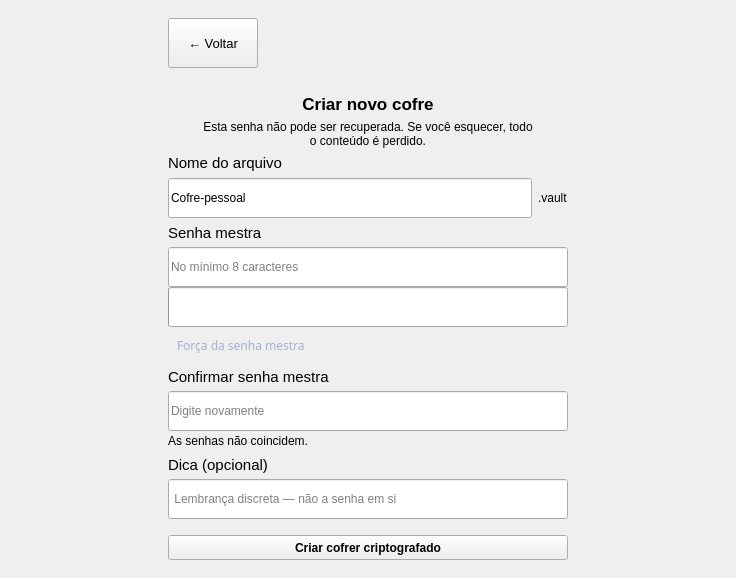
      <widget class="QWidget" name="pageCreateVault">
       <layout class="QVBoxLayout" name="verticalLayout_3">
        <property name="spacing">
         <number>0</number>
        </property>
        <property name="leftMargin">
         <number>0</number>
        </property>
        <property name="topMargin">
         <number>0</number>
        </property>
        <property name="rightMargin">
         <number>0</number>
        </property>
        <property name="bottomMargin">
         <number>0</number>
        </property>
        <item>
         <widget class="QFrame" name="CreateVault_frame_topo">
          <property name="sizePolicy">
           <sizepolicy hsizetype="Ignored" vsizetype="Preferred">
            <horstretch>0</horstretch>
            <verstretch>0</verstretch>
           </sizepolicy>
          </property>
          <property name="frameShape">
           <enum>QFrame::Shape::NoFrame</enum>
          </property>
          <property name="frameShadow">
           <enum>QFrame::Shadow::Raised</enum>
          </property>
         </widget>
        </item>
        <item>
         <widget class="QFrame" name="CreateVault_frame_conteudo">
          <property name="frameShape">
           <enum>QFrame::Shape::NoFrame</enum>
          </property>
          <property name="frameShadow">
           <enum>QFrame::Shadow::Raised</enum>
          </property>
          <layout class="QHBoxLayout" name="horizontalLayout_5">
           <item>
            <spacer name="horizontalSpacer">
             <property name="orientation">
              <enum>Qt::Orientation::Horizontal</enum>
             </property>
             <property name="sizeType">
              <enum>QSizePolicy::Policy::Expanding</enum>
             </property>
             <property name="sizeHint" stdset="0">
              <size>
               <width>150</width>
               <height>20</height>
              </size>
             </property>
            </spacer>
           </item>
           <item>
            <widget class="QFrame" name="CreateVault_frame_form">
             <property name="sizePolicy">
              <sizepolicy hsizetype="Fixed" vsizetype="Fixed">
               <horstretch>0</horstretch>
               <verstretch>0</verstretch>
              </sizepolicy>
             </property>
             <property name="minimumSize">
              <size>
               <width>0</width>
               <height>200</height>
              </size>
             </property>
             <property name="maximumSize">
              <size>
               <width>16777215</width>
               <height>560</height>
              </size>
             </property>
             <property name="frameShape">
              <enum>QFrame::Shape::NoFrame</enum>
             </property>
             <property name="frameShadow">
              <enum>QFrame::Shadow::Raised</enum>
             </property>
             <layout class="QVBoxLayout" name="verticalLayout_5">
              <item alignment="Qt::AlignmentFlag::AlignLeft">
               <widget class="QPushButton" name="CreateVault_btn_voltar">
                <property name="sizePolicy">
                 <sizepolicy hsizetype="Expanding" vsizetype="Fixed">
                  <horstretch>0</horstretch>
                  <verstretch>0</verstretch>
                 </sizepolicy>
                </property>
                <property name="minimumSize">
                 <size>
                  <width>90</width>
                  <height>50</height>
                 </size>
                </property>
                <property name="maximumSize">
                 <size>
                  <width>500</width>
                  <height>100</height>
                 </size>
                </property>
                <property name="font">
                 <font>
                  <pointsize>10</pointsize>
                  <stylestrategy>PreferDefault</stylestrategy>
                  <hintingpreference>PreferFullHinting</hintingpreference>
                 </font>
                </property>
                <property name="text">
                 <string>← Voltar</string>
                </property>
               </widget>
              </item>
              <item>
               <widget class="QLabel" name="CreateVault_label_logo">
                <property name="text">
                 <string/>
                </property>
                <property name="scaledContents">
                 <bool>false</bool>
                </property>
                <property name="alignment">
                 <set>Qt::AlignmentFlag::AlignCenter</set>
                </property>
               </widget>
              </item>
              <item>
               <widget class="QLabel" name="CreateVault_label_titulo">
                <property name="sizePolicy">
                 <sizepolicy hsizetype="Preferred" vsizetype="Fixed">
                  <horstretch>0</horstretch>
                  <verstretch>0</verstretch>
                 </sizepolicy>
                </property>
                <property name="font">
                 <font>
                  <pointsize>13</pointsize>
                  <bold>true</bold>
                 </font>
                </property>
                <property name="text">
                 <string>Criar novo cofre</string>
                </property>
                <property name="alignment">
                 <set>Qt::AlignmentFlag::AlignCenter</set>
                </property>
               </widget>
              </item>
              <item>
               <widget class="QLabel" name="CreateVault_label_aviso">
                <property name="sizePolicy">
                 <sizepolicy hsizetype="Preferred" vsizetype="Fixed">
                  <horstretch>0</horstretch>
                  <verstretch>0</verstretch>
                 </sizepolicy>
                </property>
                <property name="text">
                 <string>Esta senha não pode ser recuperada. Se você esquecer, todo
o conteúdo é perdido.</string>
                </property>
                <property name="alignment">
                 <set>Qt::AlignmentFlag::AlignCenter</set>
                </property>
               </widget>
              </item>
              <item>
               <layout class="QGridLayout" name="gridLayout">
                <item row="0" column="0">
                 <widget class="QLabel" name="CreateVault_label_nome_arquivo">
                  <property name="font">
                   <font>
                    <pointsize>11</pointsize>
                   </font>
                  </property>
                  <property name="text">
                   <string>Nome do arquivo</string>
                  </property>
                 </widget>
                </item>
                <item row="1" column="0">
                 <widget class="QLineEdit" name="CreateVault_line_nome_arquivo">
                  <property name="minimumSize">
                   <size>
                    <width>0</width>
                    <height>40</height>
                   </size>
                  </property>
                  <property name="text">
                   <string>Cofre-pessoal</string>
                  </property>
                 </widget>
                </item>
                <item row="1" column="1">
                 <widget class="QLabel" name="CreateVault_label_extensao">
                  <property name="text">
                   <string>.vault</string>
                  </property>
                 </widget>
                </item>
               </layout>
              </item>
              <item>
               <layout class="QVBoxLayout" name="verticalLayout_4">
                <property name="spacing">
                 <number>5</number>
                </property>
                <item>
                 <widget class="QLabel" name="CreateVault_label_senha_mestra">
                  <property name="font">
                   <font>
                    <pointsize>11</pointsize>
                    <bold>false</bold>
                   </font>
                  </property>
                  <property name="text">
                   <string>Senha mestra</string>
                  </property>
                 </widget>
                </item>
                <item>
                 <widget class="QLineEdit" name="CreateVault_line_senha_mestra">
                  <property name="minimumSize">
                   <size>
                    <width>0</width>
                    <height>40</height>
                   </size>
                  </property>
                  <property name="echoMode">
                   <enum>QLineEdit::EchoMode::Password</enum>
                  </property>
                  <property name="placeholderText">
                   <string>No mínimo 8 caracteres</string>
                  </property>
                 </widget>
                </item>
                <item>
                 <widget class="QProgressBar" name="CreateVault_progressBar">
                  <property name="sizePolicy">
                   <sizepolicy hsizetype="Expanding" vsizetype="Fixed">
                    <horstretch>0</horstretch>
                    <verstretch>0</verstretch>
                   </sizepolicy>
                  </property>
                  <property name="minimumSize">
                   <size>
                    <width>0</width>
                    <height>40</height>
                   </size>
                  </property>
                  <property name="maximumSize">
                   <size>
                    <width>16777215</width>
                    <height>40</height>
                   </size>
                  </property>
                  <property name="font">
                   <font>
                    <pointsize>9</pointsize>
                   </font>
                  </property>
                  <property name="value">
                   <number>0</number>
                  </property>
                  <property name="alignment">
                   <set>Qt::AlignmentFlag::AlignCenter</set>
                  </property>
                  <property name="textVisible">
                   <bool>false</bool>
                  </property>
                 </widget>
                </item>
                <item>
                 <widget class="QFrame" name="CreateVault_frame_forca_senha">
                  <property name="sizePolicy">
                   <sizepolicy hsizetype="Preferred" vsizetype="Expanding">
                    <horstretch>0</horstretch>
                    <verstretch>0</verstretch>
                   </sizepolicy>
                  </property>
                  <property name="minimumSize">
                   <size>
                    <width>0</width>
                    <height>35</height>
                   </size>
                  </property>
                  <property name="layoutDirection">
                   <enum>Qt::LayoutDirection::LeftToRight</enum>
                  </property>
                  <property name="frameShape">
                   <enum>QFrame::Shape::NoFrame</enum>
                  </property>
                  <property name="frameShadow">
                   <enum>QFrame::Shadow::Raised</enum>
                  </property>
                  <layout class="QHBoxLayout" name="horizontalLayout_7">
                   <item alignment="Qt::AlignmentFlag::AlignTop">
                    <widget class="QLabel" name="CreateVault_label_forca_senha_titulo">
                     <property name="sizePolicy">
                      <sizepolicy hsizetype="Preferred" vsizetype="Fixed">
                       <horstretch>0</horstretch>
                       <verstretch>0</verstretch>
                      </sizepolicy>
                     </property>
                     <property name="font">
                      <font>
                       <family>Segoe UI Variable Text</family>
                       <pointsize>9</pointsize>
                      </font>
                     </property>
                     <property name="styleSheet">
                      <string notr="true">color: rgb(166, 176, 208);
font-family: &quot;Segoe UI Variable Text&quot;, &quot;Segoe UI&quot;, -apple-system, BlinkMacSystemFont, &quot;Inter&quot;, sans-serif;</string>
                     </property>
                     <property name="text">
                      <string>Força da senha mestra</string>
                     </property>
                     <property name="alignment">
                      <set>Qt::AlignmentFlag::AlignLeading|Qt::AlignmentFlag::AlignLeft|Qt::AlignmentFlag::AlignTop</set>
                     </property>
                     <property name="indent">
                      <number>-1</number>
                     </property>
                     <property name="openExternalLinks">
                      <bool>false</bool>
                     </property>
                    </widget>
                   </item>
                   <item alignment="Qt::AlignmentFlag::AlignTop">
                    <widget class="QLabel" name="CreateVault_label_forca_senha_valor">
                     <property name="font">
                      <font>
                       <family>Segoe UI Variable Text</family>
                       <pointsize>10</pointsize>
                      </font>
                     </property>
                     <property name="styleSheet">
                      <string notr="true">font-family: &quot;Segoe UI Variable Text&quot;, &quot;Segoe UI&quot;, -apple-system, BlinkMacSystemFont, &quot;Inter&quot;, sans-serif;</string>
                     </property>
                     <property name="text">
                      <string/>
                     </property>
                     <property name="alignment">
                      <set>Qt::AlignmentFlag::AlignRight|Qt::AlignmentFlag::AlignTop|Qt::AlignmentFlag::AlignTrailing</set>
                     </property>
                    </widget>
                   </item>
                  </layout>
                 </widget>
                </item>
                <item>
                 <widget class="QLabel" name="CreateVault_label_confirmar_senha">
                  <property name="font">
                   <font>
                    <pointsize>11</pointsize>
                   </font>
                  </property>
                  <property name="text">
                   <string>Confirmar senha mestra</string>
                  </property>
                 </widget>
                </item>
                <item>
                 <widget class="QLineEdit" name="CreateVault_line_confirmar_senha">
                  <property name="minimumSize">
                   <size>
                    <width>0</width>
                    <height>40</height>
                   </size>
                  </property>
                  <property name="echoMode">
                   <enum>QLineEdit::EchoMode::Password</enum>
                  </property>
                  <property name="placeholderText">
                   <string>Digite novamente</string>
                  </property>
                 </widget>
                </item>
                <item>
                 <widget class="QLabel" name="CreateVault_label_erro_senha">
                  <property name="sizePolicy">
                   <sizepolicy hsizetype="Preferred" vsizetype="Fixed">
                    <horstretch>0</horstretch>
                    <verstretch>0</verstretch>
                   </sizepolicy>
                  </property>
                  <property name="minimumSize">
                   <size>
                    <width>0</width>
                    <height>20</height>
                   </size>
                  </property>
                  <property name="text">
                   <string>As senhas não coincidem.</string>
                  </property>
                 </widget>
                </item>
                <item>
                 <widget class="QLabel" name="CreateVault_label_dica">
                  <property name="sizePolicy">
                   <sizepolicy hsizetype="Preferred" vsizetype="Fixed">
                    <horstretch>0</horstretch>
                    <verstretch>0</verstretch>
                   </sizepolicy>
                  </property>
                  <property name="font">
                   <font>
                    <pointsize>11</pointsize>
                   </font>
                  </property>
                  <property name="text">
                   <string>Dica (opcional)</string>
                  </property>
                 </widget>
                </item>
                <item>
                 <widget class="QLineEdit" name="CreateVault_line_dica">
                  <property name="minimumSize">
                   <size>
                    <width>0</width>
                    <height>40</height>
                   </size>
                  </property>
                  <property name="placeholderText">
                   <string> Lembrança discreta — não a senha em si</string>
                  </property>
                 </widget>
                </item>
                <item>
                 <spacer name="verticalSpacer_4">
                  <property name="orientation">
                   <enum>Qt::Orientation::Vertical</enum>
                  </property>
                  <property name="sizeType">
                   <enum>QSizePolicy::Policy::Fixed</enum>
                  </property>
                  <property name="sizeHint" stdset="0">
                   <size>
                    <width>0</width>
                    <height>15</height>
                   </size>
                  </property>
                 </spacer>
                </item>
                <item>
                 <widget class="QPushButton" name="CreateVault_btn_criar">
                  <property name="sizePolicy">
                   <sizepolicy hsizetype="Preferred" vsizetype="Fixed">
                    <horstretch>0</horstretch>
                    <verstretch>0</verstretch>
                   </sizepolicy>
                  </property>
                  <property name="minimumSize">
                   <size>
                    <width>400</width>
                    <height>25</height>
                   </size>
                  </property>
                  <property name="maximumSize">
                   <size>
                    <width>16777215</width>
                    <height>150</height>
                   </size>
                  </property>
                  <property name="font">
                   <font>
                    <bold>true</bold>
                   </font>
                  </property>
                  <property name="text">
                   <string>Criar cofrer criptografado</string>
                  </property>
                 </widget>
                </item>
               </layout>
              </item>
             </layout>
            </widget>
           </item>
           <item>
            <spacer name="horizontalSpacer_2">
             <property name="orientation">
              <enum>Qt::Orientation::Horizontal</enum>
             </property>
             <property name="sizeType">
              <enum>QSizePolicy::Policy::Expanding</enum>
             </property>
             <property name="sizeHint" stdset="0">
              <size>
               <width>150</width>
               <height>20</height>
              </size>
             </property>
            </spacer>
           </item>
          </layout>
         </widget>
        </item>
        <item>
         <widget class="QFrame" name="CreateVault_frame_base">
          <property name="sizePolicy">
           <sizepolicy hsizetype="Preferred" vsizetype="Ignored">
            <horstretch>0</horstretch>
            <verstretch>0</verstretch>
           </sizepolicy>
          </property>
          <property name="frameShape">
           <enum>QFrame::Shape::NoFrame</enum>
          </property>
          <property name="frameShadow">
           <enum>QFrame::Shadow::Raised</enum>
          </property>
         </widget>
        </item>
       </layout>
      </widget>
